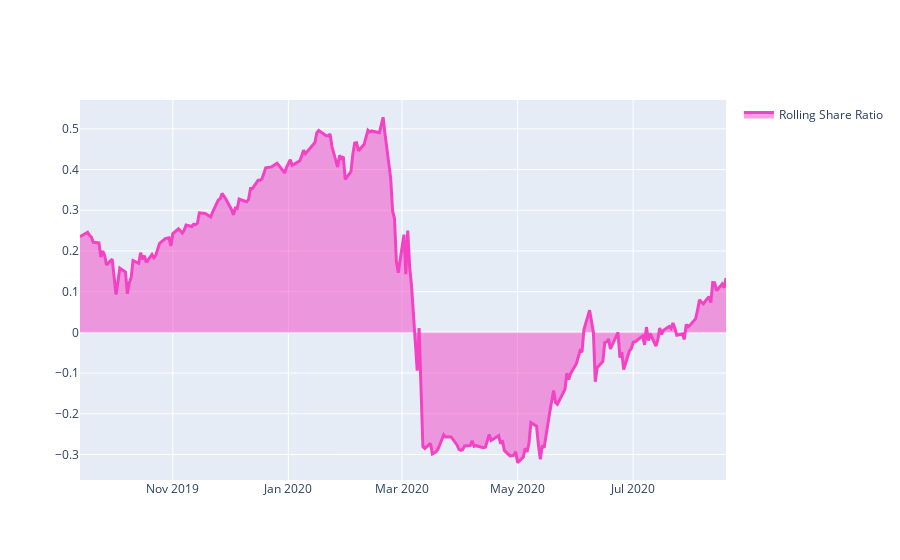

Here is the notebook cell this chart was saved with:
### Code cell
# show rolling Sharpe ratio on a 3-year basis:
SRchart = stats.to_pandas()["sharpe_ratio"].iloc[(252*3):]
qngraph.make_plot_filled(SRchart.index, SRchart, color="#F442C5", name="Rolling Share Ratio")

### Figure 1 — Plotly figure (JSON) as saved in the notebook; plotly's stock layout.template omitted (floating-point values rounded to 4 significant figures; data arrays with more than 128 entries replaced by an {"elided": "..."} marker saying what was removed)
{"data": [{"fill": "tonexty", "line": {"color": "#F442C5", "width": 3}, "name": "Rolling Share Ratio", "type": "scatter", "x": {"elided": "236 str values"}, "y": {"elided": "236 float values"}}], "layout": {"showlegend": true, "yaxis": {"range": [-0.3626, 0.5708]}}}
